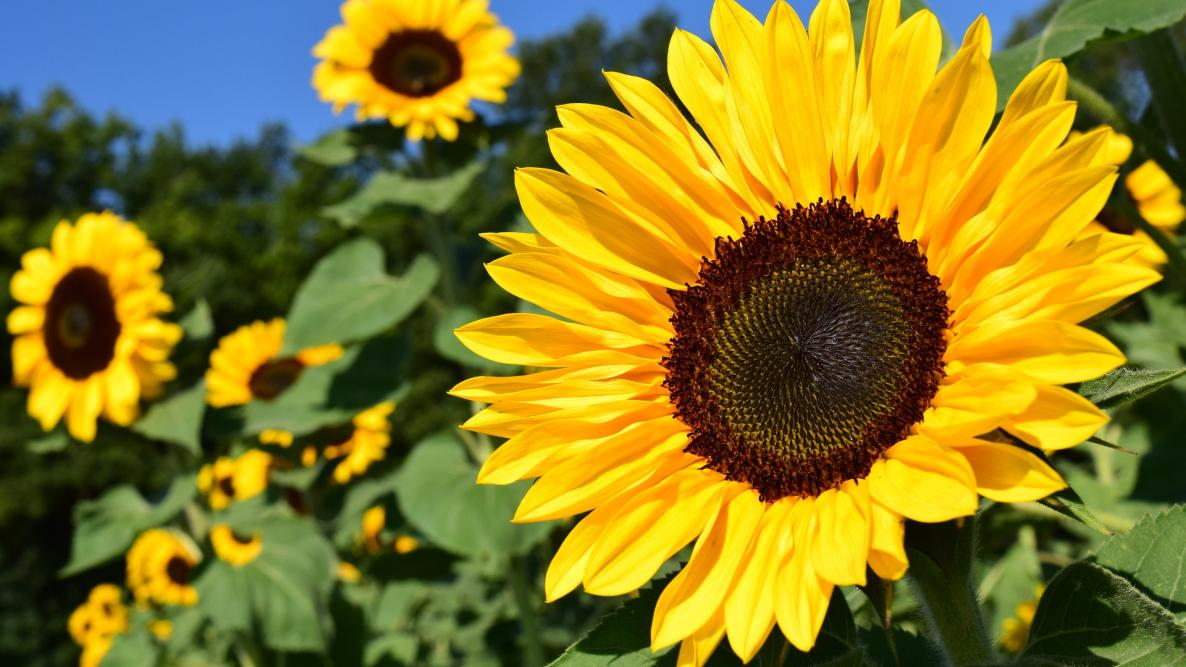
#> input picture Labs/Lab 2/sunflower.jpg, 1186 x 667 px
$ python answer1.py
#> lines starting #> are read from the running program, lines starting #| are printed output that depends on the picture
#Color Space Conversion (BGR ↔ Gray, HSV)
import cv2
import matplotlib.pyplot as plt

img = cv2.imread("sunflower.jpg")
#> img is the input picture: shape (667, 1186, 3); mean B, G, R 35.4, 122, 134.6

#BGR to RGB
original = cv2.cvtColor(img, cv2.COLOR_BGR2RGB);

#BGR to Gray
gray = cv2.cvtColor(img, cv2.COLOR_BGR2GRAY)
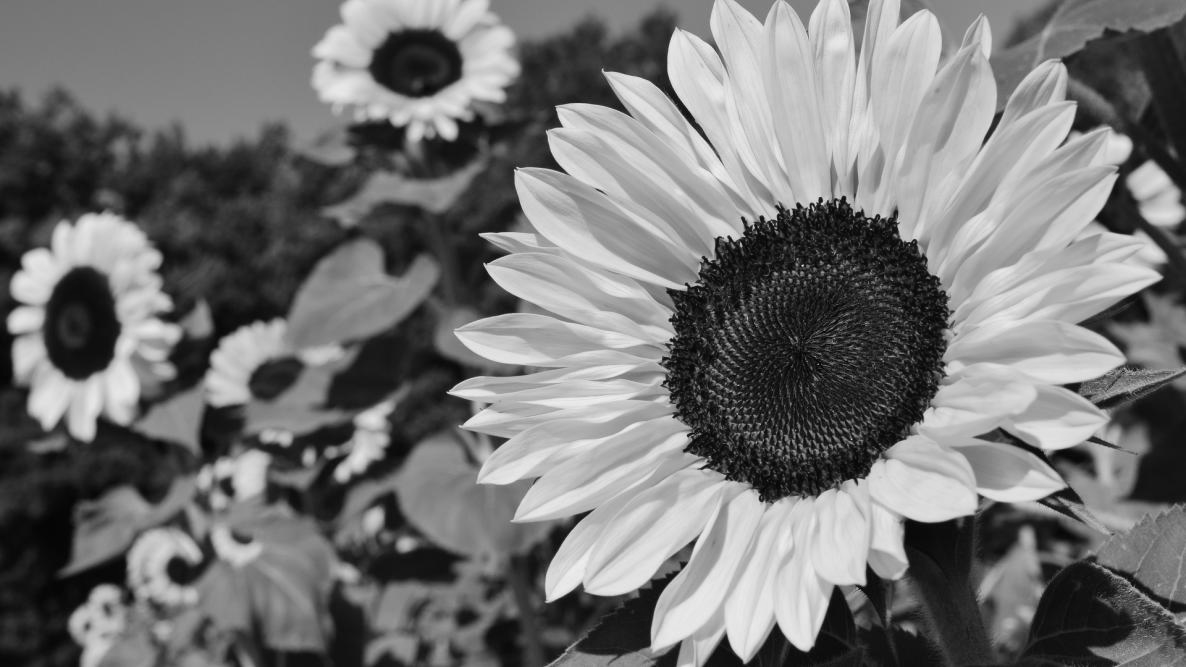
#> gray: shape (667, 1186); min 2, max 240, mean 115.9

#BGR to HSV
hsv = cv2.cvtColor(img, cv2.COLOR_BGR2HSV)
#> hsv: shape (667, 1186, 3); mean H, S, V 37.2, 202.1, 150.9

plt.figure(figsize=(12,4))

plt.subplot(1,4,1)
plt.title("Input Image")
plt.imshow(img)
plt.axis('off')

plt.subplot(1,4,2)
plt.title("RGB Image")
plt.imshow(original)
plt.axis('off')

plt.subplot(1,4,3)
plt.title("Gray Image")
plt.imshow(gray)
plt.axis('off')

plt.subplot(1,4,4)
plt.title("HSV Image")
plt.imshow(hsv)
plt.axis('off')

plt.show()
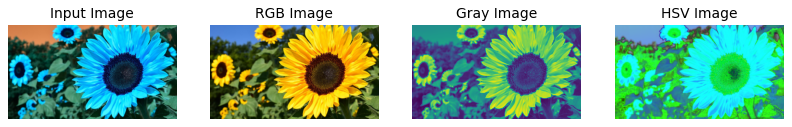
#> figure drawn by matplotlib, 4 panels; B, G, R data is drawn as R, G, B
